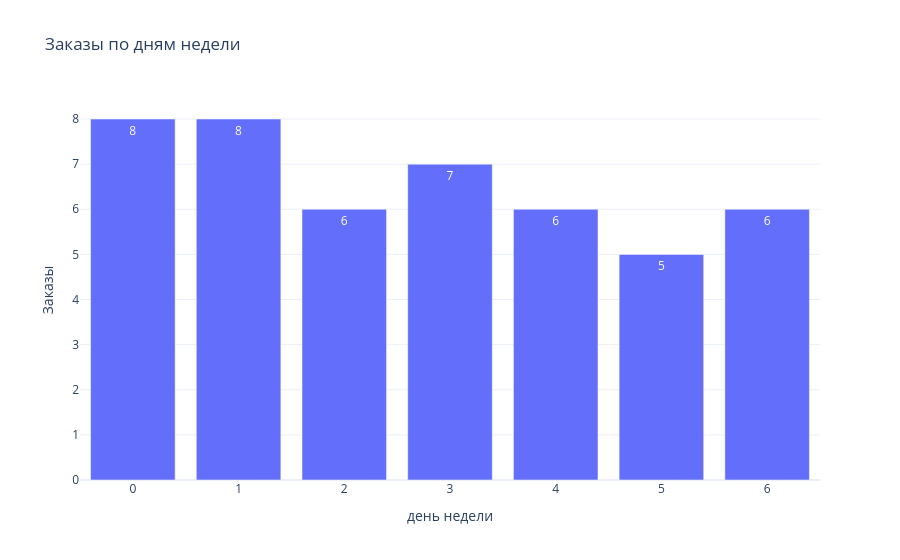

The notebook cell this image was saved under:
### Markdown cell above
Количество покупателей проседает в субботу, но в остальные дни относительно стабльно.

### Code cell
create_bar (ecom_data_week,'day_of_week_first', 'order_id_nunique_median','Заказы по дням недели','день недели',
             "Заказы",color=None,color_map =None)

### Figure 1 — Plotly figure (JSON) as saved in the notebook; plotly's stock layout.template omitted (floating-point values rounded to 4 significant figures)
{"data": [{"alignmentgroup": "True", "hovertemplate": "day_of_week_first=%{x}<br>order_id_nunique_median=%{text}<extra></extra>", "legendgroup": "", "marker": {"color": "#636efa", "pattern": {"shape": ""}}, "name": "", "offsetgroup": "", "orientation": "v", "showlegend": false, "text": [8, 8, 7, 6, 6, 6, 5], "textposition": "auto", "type": "bar", "x": [0, 1, 3, 2, 4, 6, 5], "xaxis": "x", "y": [8, 8, 7, 6, 6, 6, 5], "yaxis": "y"}], "layout": {"autosize": true, "barmode": "relative", "legend": {"tracegroupgap": 0}, "title": {"text": "Заказы по дням недели"}, "xaxis": {"anchor": "y", "autorange": true, "domain": [0, 1], "range": [-0.5, 6.5], "title": {"text": "день недели"}, "type": "linear"}, "yaxis": {"anchor": "x", "autorange": true, "domain": [0, 1], "range": [0, 8.421], "title": {"text": "Заказы"}, "type": "linear"}}}
